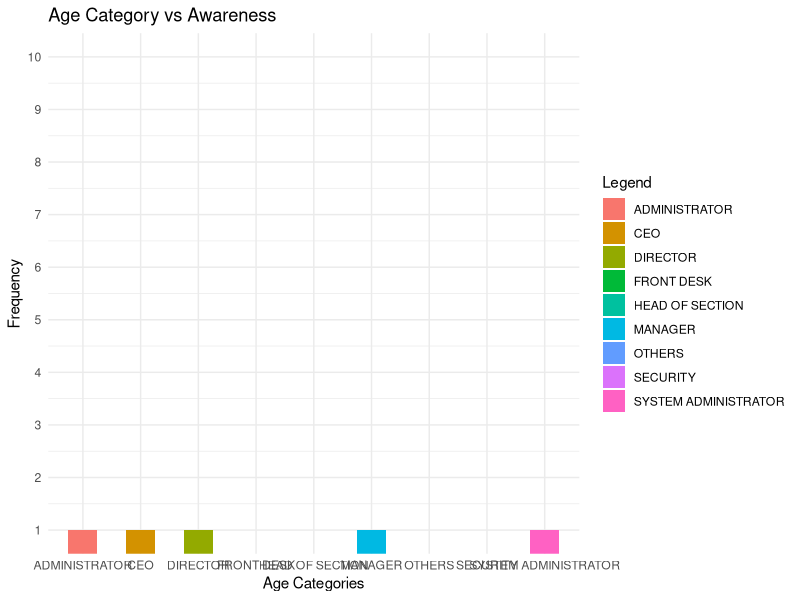

Write the R code that produced this figure.
library(readxl)
library(ggplot2)

age_group<-as.data.frame(read_excel("Demographic_and_BI_adoption.xlsx", sheet = "Demography_information", range = "E2:E13",col_names = FALSE,col_types = "text"))

bi_doption<-as.data.frame(read_excel("Demographic_and_BI_adoption.xlsx", sheet = "Business_intelligence_adoption", range = "B2:B13",col_names = FALSE,col_types = "text"))

occurance<-table(age_group[,1],bi_doption[,1])

q<-as.data.frame.matrix(occurance)
age_row_names <-as.data.frame(row.names.data.frame(q))
nFrame<-data.frame(
  qln = age_row_names,
  no = q[,1],
  yes = q[,2]
)
colnames(nFrame)<-c("qln","no","yes")

#tiff("age_vs_awareness_barChat.tiff", units="in", width=5, height=5, res=300)
ggplot(nFrame, aes(x=qln,y = yes,fill=qln)) + 
  geom_col(width = 0.5)+
  scale_y_continuous(breaks = seq(1,10,by=1))+
  coord_cartesian(ylim = c(1,10))+
  labs(
    title = "Age Category vs Awareness",
    x="Age Categories",
    y="Frequency",
    fill ="Legend"
  )+theme_minimal()
#dev.off()
